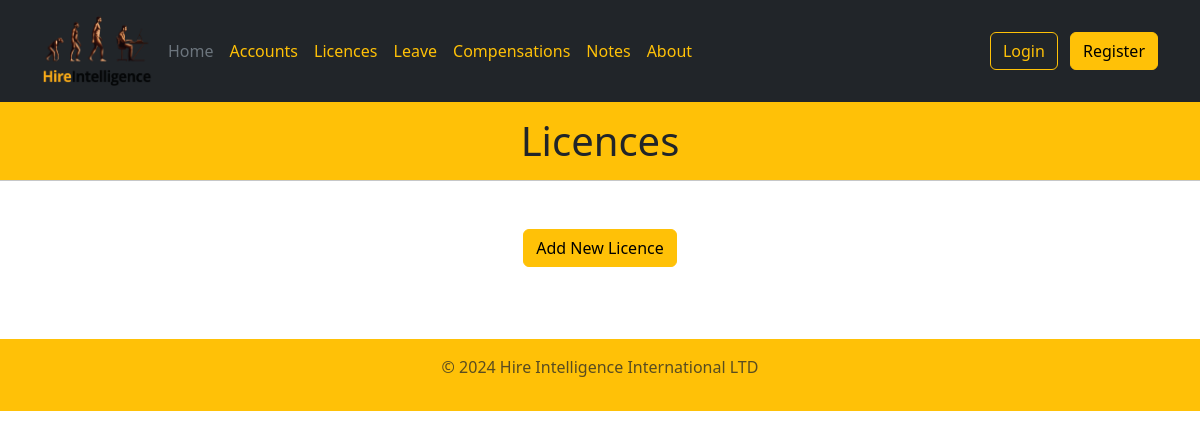
/licences, run on an earlier commit of the app's database.
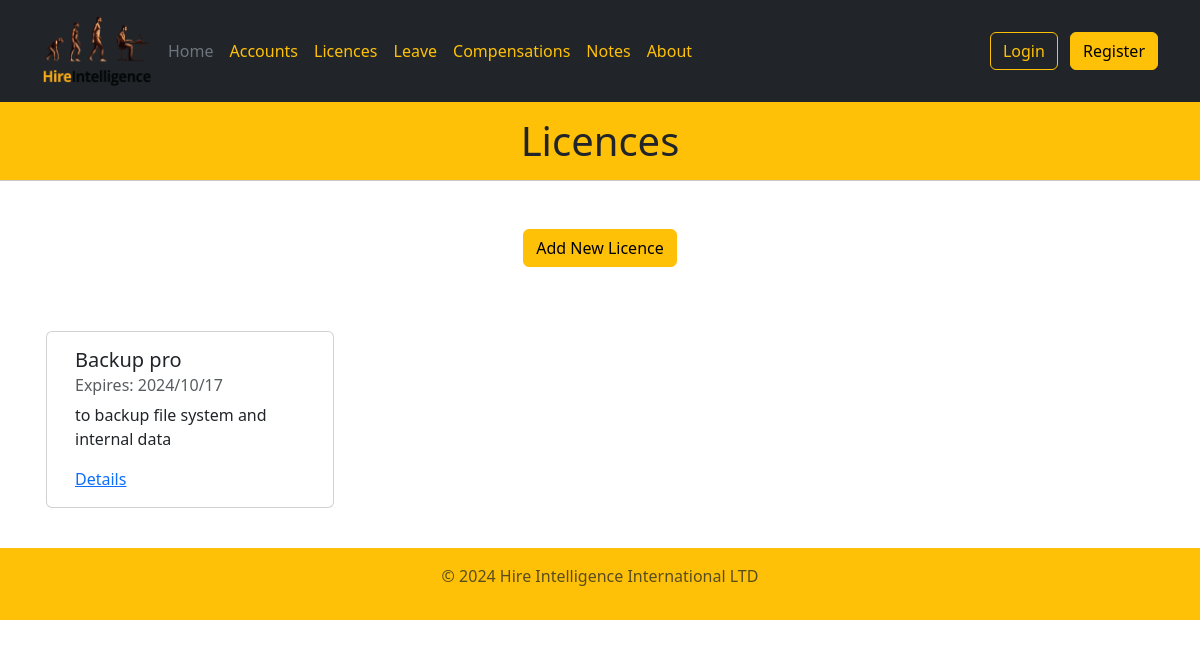
And on a later commit of the database.
### models.py (models this page shows)
class Licence(db.Model):
    id = db.Column(db.Integer, primary_key=True, autoincrement=True)
    date = db.Column(db.DateTime(timezone=True))
    product_name = db.Column(db.String)
    agreement = db.Column(db.String)
    product_detail = db.Column(db.String)
    usage = db.Column(db.String)
    mac = db.Column(db.Boolean)
    windows = db.Column(db.Boolean)
    android = db.Column(db.Boolean)
    ios = db.Column(db.Boolean)
    unix = db.Column(db.Boolean)
    portal_url = db.Column(db.String)
    activation_key = db.Column(db.String)
    username = db.Column(db.String)
    password = db.Column(db.String)
    purchased_by = db.Column(db.String)
    purchased_date = db.Column(db.DateTime(timezone=True))
    purchase_method = db.Column(db.String)
    expiration_date = db.Column(db.DateTime(timezone=True))
    auto_renew = db.Column(db.Boolean)
    cost = db.Column(db.Float)
    currency = db.Column(db.String)

### views.py (the view)
    @app.route("/licences", methods=("GET", "POST"))
    def licences():
        licence_list = list(Licence.query.all())
        return render_template("licences.html", title="Licences",
            year=datetime.now().year, licence_list=licence_list)

### templates/licences.html (shortened to what this page needs)
{% extends "base.html" %}  {% block content %}
<h1 class="text-center">{{title}}</h1>
<hr />
<div class="container">
<div class="mt-5 d-flex justify-content-center m-5">
    <a href="{{url_for('add_licence')}}">
        <button class="btn btn-warning">Add New Licence</button>
    </a>
</div>
<div class="row">
    {% for item in licence_list %}
    <div class="card m-3" style="width: 18rem;">
        <div class="card-body">
          <h5 class="card-title">{{item.product_name}}</h5>
          <h6 class="card-subtitle mb-2 text-muted">
            Expires: {{item.expiration_date.strftime("%Y/%m/%d")}}</h6>
          <p class="card-text">{{item.product_detail}}</p>
          <a href="{{url_for('licence_detail', licence_id = item.id)}}"
          class="card-link">Details</a>
        </div>
      </div>
    {% endfor %}
</div>
</div>
{% endblock %}
{% block year %} {{year}} {% endblock %}

### templates/base.html (shortened to what this page needs)
<!DOCTYPE html>
<html lang="en">
  <head>
    <link
      rel="stylesheet"
      href="https://cdn.jsdelivr.net/npm/bootstrap@5.3.2/dist/css/bootstrap.min.css"
    />
    <link rel="stylesheet" href="../static/style/style.css">
    {% from 'bootstrap5/form.html' import render_form %}
  </head>
  <body>
    <header class="p-3 text-bg-dark">
      <div class="container">
        <div
          class="d-flex flex-wrap align-items-center justify-content-center justify-content-lg-start"
        >
          <a
            href="/"
            class="d-flex align-items-center mb-2 mb-lg-0 text-white text-decoration-none"
          >
          <img
          src="{{ url_for('static', filename='images/Hire Intelligence - Logo Design.png') }}"
          alt="Logo"
          width="110"
          height="70"
          class="me-2"
        />
          </a>
          <ul
            class="nav col-12 col-lg-auto me-lg-auto mb-2 justify-content-center mb-md-0"
          >
            <li>
              <a href="{{url_for('home')}}" class="nav-link px-2 text-secondary"
                >Home</a
              >
            </li>
            <li>
              <a href="{{url_for('accounts')}}" class="nav-link px-2 text-warning"
                >Accounts</a
              >
            </li>
            <li>
              <a
                href="{{url_for('licences')}}"
                class="nav-link px-2 text-warning"
                >Licences</a
              >
            </li>
              <a
                href="{{url_for('leave')}}"
                class="nav-link px-2 text-warning"
                >Leave</a
              >
            <li>
              <a
                href="{{url_for('compensation')}}"
                class="nav-link px-2 text-warning"
                >Compensations</a
              >
            </li>
            <li>
              <a
                href="{{url_for('notes')}}"
                class="nav-link px-2 text-warning"
                >Notes</a
              >
            </li>
            <li>
              <a href="{{url_for('about')}}" class="nav-link px-2 text-warning"
                >About</a
              >
            </li>
          </ul>
          <div class="text-end">
            {% if current_user.username %}
            <span class="fw-bold d-flex align-items-center">
              {{current_user.username | capitalize}} &nbsp;
            </span>
            <button type="button" class="btn btn-outline-warning me-2"
            onclick="window.location.href='{{ url_for("logout") }}'">
            Logout</button>
            {% else %}
            <a href="{{url_for('login')}}"><button type="button" class="btn btn-outline-warning me-2">Login</button></a>
            {% endif %}
            {% if current_user.is_admin or user_length|length < 1 %}
            <a href="{{url_for('register')}}"><button type="button" class="btn btn-warning">Register</button></a>
            {% endif %}
          </div>
        </div>
      </div>
    </header>
    {% block content %} {% endblock %}
    <footer class="py-3 my-4" >
      <p class="text-center text-body-secondary">© {% block year %} {% endblock %} Hire Intelligence International LTD </p>
    </footer>
  </body>
</html>

### static/style/style.css (style rules this page uses)
h1 { background-color: #ffc107; margin: 0px; padding: 15px; }
hr { background-color: #ffc107; margin : 0px; }
footer { background-color: #ffc107; margin-bottom: 0px; }

What changed in the data, as far as the page shows it:
added Licence: product_name "Backup pro", expiration_date "2024/10/17", product_detail "to backup file system and internal data"
